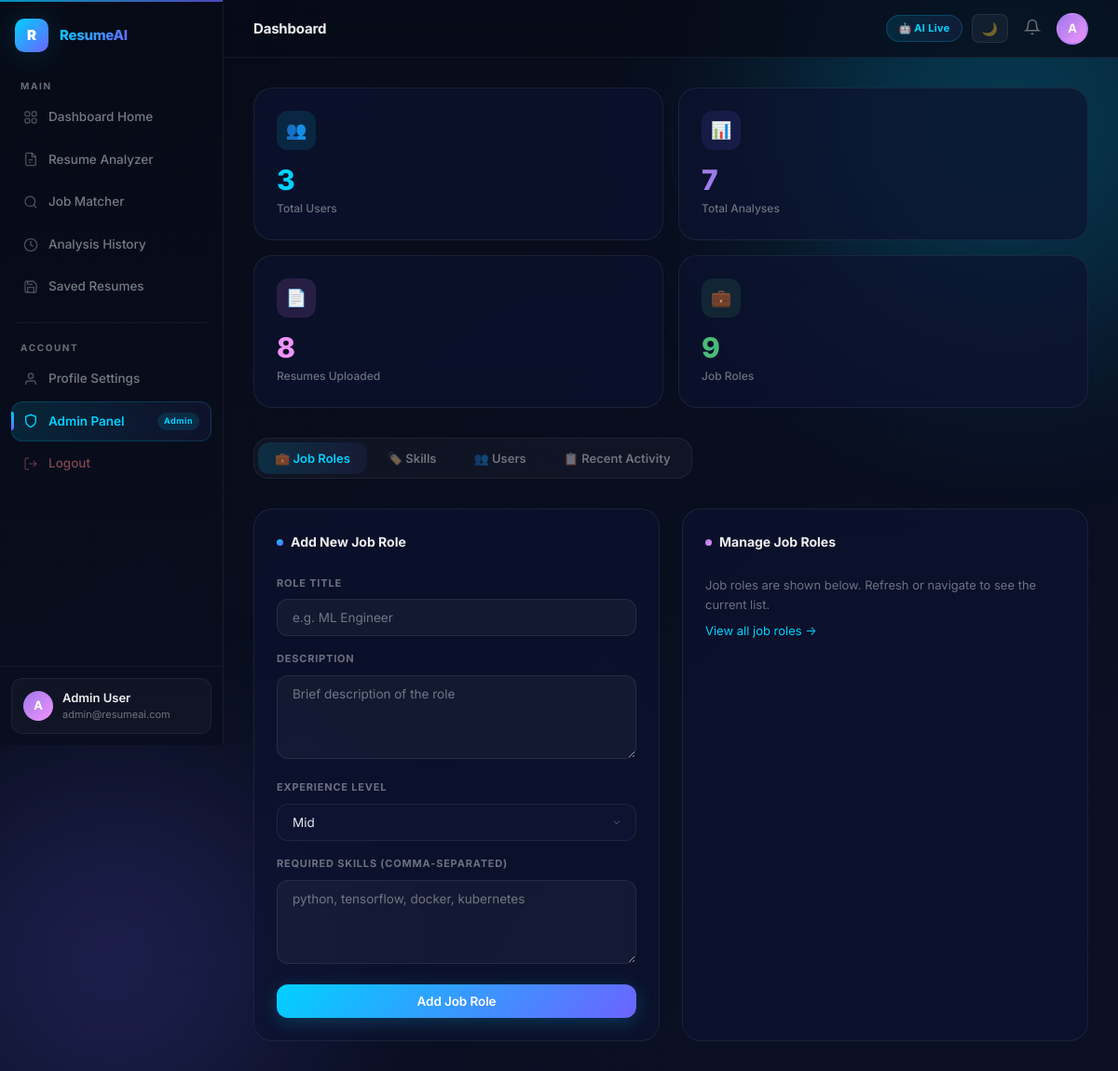
Page /admin/ (signed in) on the committed database.
### models/user_model.py (models this page shows, shortened)
class User(UserMixin, db.Model):
    __tablename__ = "users"
    id         = db.Column(db.Integer, primary_key=True)
    name       = db.Column(db.String(120), nullable=False)
    email      = db.Column(db.String(200), unique=True, nullable=False, index=True)
    password_hash = db.Column(db.String(256), nullable=False)
    is_admin   = db.Column(db.Boolean, default=False, nullable=False)
    created_at = db.Column(db.DateTime, default=datetime.utcnow)
    updated_at = db.Column(db.DateTime, default=datetime.utcnow, onupdate=datetime.utcnow)
    resumes  = db.relationship("Resume",         backref="owner",  lazy="dynamic", cascade="all, delete-orphan")
    analyses = db.relationship("AnalysisResult", backref="author", lazy="dynamic", cascade="all, delete-orphan")

### routes/admin_routes.py (the view)
@admin_bp.route("/")
@admin_required
def panel():
    stats = {
        "total_users":    User.query.count(),
        "total_analyses": AnalysisResult.query.count(),
        "total_resumes":  Resume.query.count(),
        "total_roles":    JobRole.query.count(),
        "total_skills":   Skill.query.count(),
    }
    recent_users = User.query.order_by(User.created_at.desc()).limit(5).all()
    recent_analyses = (
        AnalysisResult.query
        .order_by(AnalysisResult.created_at.desc())
        .limit(10)
        .all()
    )
    return render_template(
        "admin/admin_panel.html",
        stats=stats,
        recent_users=recent_users,
        recent_analyses=recent_analyses,
    )

### app.py (called while the page is built)
def _init_extensions(app: Flask) -> None:
    db.init_app(app)
    login_manager = LoginManager()
    login_manager.init_app(app)
    login_manager.login_view             = "auth.login"
    login_manager.login_message          = "Please log in to access this page."
    login_manager.login_message_category = "info"
    @login_manager.user_loader
    def load_user(user_id: str):
        try:
            return User.query.get(int(user_id))
        except Exception:
            return None
    @login_manager.unauthorized_handler
    def unauthorized():
        """
        Fires when @login_required blocks an unauthenticated request.
        Saves the original destination in `next` so the user is redirected
        there after successful login.
        """
        flash("Please log in to access that page.", "info")
        return redirect(url_for("auth.login", next=request.path))

### routes/admin_routes.py (called while the page is built)
def admin_required(f):
    @wraps(f)
    @login_required
    def decorated(*args, **kwargs):
        if not current_user.is_admin:
            abort(403)
        return f(*args, **kwargs)
    return decorated

### templates/admin/admin_panel.html (shortened to what this page needs)
{% extends "layout/base.html" %}
{% block content %}
{% if stats %}
<div class="stats-grid mb-4">
  <div class="stat-card">
    <div class="stat-icon blue-bg">👥</div>
    <div class="stat-value text-blue">{{ stats.total_users }}</div>
    <div class="stat-label">Total Users</div>
  </div>
  <div class="stat-card">
    <div class="stat-icon purple-bg">📊</div>
    <div class="stat-value text-purple">{{ stats.total_analyses }}</div>
    <div class="stat-label">Total Analyses</div>
  </div>
  <div class="stat-card">
    <div class="stat-icon pink-bg">📄</div>
    <div class="stat-value text-pink">{{ stats.total_resumes }}</div>
    <div class="stat-label">Resumes Uploaded</div>
  </div>
  <div class="stat-card">
    <div class="stat-icon green-bg">💼</div>
    <div class="stat-value text-green">{{ stats.total_roles }}</div>
    <div class="stat-label">Job Roles</div>
  </div>
</div>
{% endif %}
<div class="admin-tabs mb-4">
  <button class="admin-tab {% if not view or view == 'roles' %}active{% endif %}"
          onclick="showTab('roles')">💼 Job Roles</button>
  <button class="admin-tab {% if view == 'skills' %}active{% endif %}"
          onclick="showTab('skills')">🏷️ Skills</button>
  <button class="admin-tab {% if view == 'users' %}active{% endif %}"
          onclick="showTab('users')">👥 Users</button>
  <button class="admin-tab {% if view == 'recent' %}active{% endif %}"
          onclick="showTab('recent')">📋 Recent Activity</button>
</div>
<div id="tab-roles" class="admin-tab-content {% if not view or view == 'roles' %}active{% endif %}">
  <div class="admin-split">
    <div class="card">
      <div class="card-title mb-3"><span class="dot"></span>Add New Job Role</div>
      <form method="POST" action="{{ url_for('admin.add_role') }}">
        <div class="form-group">
          <label class="form-label">Role Title</label>
          <input class="form-input" type="text" name="title"
                 placeholder="e.g. ML Engineer" required />
        </div>
        <div class="form-group">
          <label class="form-label">Description</label>
          <textarea class="form-input" name="description" rows="2"
                    placeholder="Brief description of the role"></textarea>
        </div>
        <div class="form-group">
          <label class="form-label">Experience Level</label>
          <select class="form-select" name="experience_level">
            <option value="mid" selected>Mid</option>
          </select>
        </div>
        <div class="form-group">
          <label class="form-label">Required Skills (comma-separated)</label>
          <textarea class="form-input" name="skills" rows="3"
                    placeholder="python, tensorflow, docker, kubernetes"></textarea>
        </div>
        <button type="submit" class="btn btn-primary btn-block">Add Job Role</button>
      </form>
    </div>
    <div class="card">
      <div class="card-title mb-3"><span class="dot dot-purple"></span>Manage Job Roles</div>
      {% if roles is defined and roles %}
        {% set role_list = roles %}
      {% else %}
        {% set role_list = [] %}
      {% endif %}
      <div id="rolesList">
        <p class="text-muted" style="font-size:13px">
          Job roles are shown below. Refresh or navigate to see the current list.
        </p>
      </div>
      {% if recent_analyses is defined %}
        {% set all_roles_displayed = namespace(done=false) %}
      {% endif %}
      {% if roles is defined %}
      <div class="table-wrap" style="margin-top:12px">
        <table class="data-table">
          <thead>
            <tr><th>Title</th><th>Level</th><th>Skills</th><th>Actions</th></tr>
          </thead>
          <tbody>
            {% for role in roles %}
            <tr id="role-row-{{ role.id }}">
              <td class="fw-500">{{ role.title }}</td>
              <td><span class="badge badge-info">{{ role.experience_level }}</span></td>
              <td class="text-muted">{{ role.required_skills | length }} skills</td>
              <td>
                <div style="display:flex;gap:6px">
                  <a href="{{ url_for('admin.edit_role', role_id=role.id) }}"
                     class="btn btn-sm btn-ghost">Edit</a>
                  <form method="POST"
                        action="{{ url_for('admin.delete_role', role_id=role.id) }}"
                        onsubmit="return confirm('Delete this role?')" style="display:inline">
                    <button type="submit" class="btn btn-sm btn-danger">Delete</button>
                  </form>
                </div>
              </td>
            </tr>
            {% endfor %}
          </tbody>
        </table>
      </div>
      {% else %}
      <p style="font-size:13px;margin-top:8px">
        <a href="{{ url_for('admin.roles') }}" class="link-blue">View all job roles →</a>
      </p>
      {% endif %}
    </div>
  </div>
</div>
{% endblock %}

### templates/layout/sidebar.html
<aside class="sidebar" id="sidebar">
  <div class="sidebar-logo">
    <div class="logo-icon">R</div>
    <span class="logo-text">ResumeAI</span>
  </div>
  <nav class="sidebar-nav">
    <div class="nav-group">
      <div class="nav-group-label">Main</div>
      <a href="{{ url_for('dashboard.home') }}"
         class="nav-item {% if request.endpoint == 'dashboard.home' %}active{% endif %}">
        <svg class="nav-icon" viewBox="0 0 24 24" fill="none" stroke="currentColor" stroke-width="2">
          <rect x="3" y="3" width="7" height="7" rx="1.5"/><rect x="14" y="3" width="7" height="7" rx="1.5"/>
          <rect x="3" y="14" width="7" height="7" rx="1.5"/><rect x="14" y="14" width="7" height="7" rx="1.5"/>
        </svg>
        Dashboard Home
      </a>
      <a href="{{ url_for('analysis.analyzer_page') }}"
         class="nav-item {% if request.endpoint in ['analysis.analyzer_page','analysis.result'] %}active{% endif %}">
        <svg class="nav-icon" viewBox="0 0 24 24" fill="none" stroke="currentColor" stroke-width="2">
          <path d="M14 2H6a2 2 0 00-2 2v16a2 2 0 002 2h12a2 2 0 002-2V8z"/>
          <polyline points="14 2 14 8 20 8"/><line x1="9" y1="13" x2="15" y2="13"/><line x1="9" y1="17" x2="12" y2="17"/>
        </svg>
        Resume Analyzer
      </a>
      <a href="{{ url_for('analysis.job_matcher') }}"
         class="nav-item {% if request.endpoint == 'analysis.job_matcher' %}active{% endif %}">
        <svg class="nav-icon" viewBox="0 0 24 24" fill="none" stroke="currentColor" stroke-width="2">
          <circle cx="11" cy="11" r="8"/><line x1="21" y1="21" x2="16.65" y2="16.65"/>
        </svg>
        Job Matcher
      </a>
      <a href="{{ url_for('history.index') }}"
         class="nav-item {% if request.endpoint == 'history.index' %}active{% endif %}">
        <svg class="nav-icon" viewBox="0 0 24 24" fill="none" stroke="currentColor" stroke-width="2">
          <circle cx="12" cy="12" r="10"/><polyline points="12 6 12 12 16 14"/>
        </svg>
        Analysis History
      </a>
      <a href="{{ url_for('resume.saved') }}"
         class="nav-item {% if request.endpoint == 'resume.saved' %}active{% endif %}">
        <svg class="nav-icon" viewBox="0 0 24 24" fill="none" stroke="currentColor" stroke-width="2">
          <path d="M19 21H5a2 2 0 01-2-2V5a2 2 0 012-2h11l5 5v11a2 2 0 01-2 2z"/>
          <polyline points="17 21 17 13 7 13 7 21"/><polyline points="7 3 7 8 15 8"/>
        </svg>
        Saved Resumes
      </a>
    </div>
    <div class="nav-divider"></div>
    <div class="nav-group">
      <div class="nav-group-label">Account</div>
      <a href="{{ url_for('dashboard.profile') }}"
         class="nav-item {% if request.endpoint == 'dashboard.profile' %}active{% endif %}">
        <svg class="nav-icon" viewBox="0 0 24 24" fill="none" stroke="currentColor" stroke-width="2">
          <path d="M20 21v-2a4 4 0 00-4-4H8a4 4 0 00-4 4v2"/><circle cx="12" cy="7" r="4"/>
        </svg>
        Profile Settings
      </a>
      {% if current_user.is_admin %}
      <a href="{{ url_for('admin.panel') }}"
         class="nav-item {% if request.blueprint == 'admin' %}active{% endif %}">
        <svg class="nav-icon" viewBox="0 0 24 24" fill="none" stroke="currentColor" stroke-width="2">
          <path d="M12 22s8-4 8-10V5l-8-3-8 3v7c0 6 8 10 8 10z"/>
        </svg>
        Admin Panel
        <span class="nav-badge">Admin</span>
      </a>
      {% endif %}
      <a href="#" class="nav-item nav-item-danger" id="logoutBtn">
        <svg class="nav-icon" viewBox="0 0 24 24" fill="none" stroke="currentColor" stroke-width="2">
          <path d="M9 21H5a2 2 0 01-2-2V5a2 2 0 012-2h4"/>
          <polyline points="16 17 21 12 16 7"/><line x1="21" y1="12" x2="9" y2="12"/>
        </svg>
        Logout
      </a>
    </div>
  </nav>
  <div class="sidebar-footer">
    <div class="sidebar-user">
      <div class="user-avatar">{{ current_user.name[0].upper() }}</div>
      <div class="user-info">
        <div class="user-name">{{ current_user.name }}</div>
        <div class="user-email">{{ current_user.email }}</div>
      </div>
    </div>
  </div>
</aside>

### templates/layout/navbar.html (shortened to what this page needs)
<header class="topbar">
  <div class="topbar-title">{% block page_title %}Dashboard{% endblock %}</div>
  <div class="topbar-right">
    <span class="ai-badge pulse">🤖 AI Live</span>
    <button class="theme-toggle" id="themeToggle" aria-label="Toggle theme" title="Toggle theme">
      <span id="themeIcon">🌙</span>
    </button>
    <button class="icon-btn" aria-label="Notifications">
      <svg width="18" height="18" viewBox="0 0 24 24" fill="none" stroke="currentColor" stroke-width="2">
        <path d="M18 8A6 6 0 006 8c0 7-3 9-3 9h18s-3-2-3-9"/><path d="M13.73 21a2 2 0 01-3.46 0"/>
      </svg>
    </button>
    <div class="avatar-wrap">
      <div class="topbar-avatar" id="avatarBtn">
        {{ current_user.name[0].upper() }}
      </div>
    </div>
  </div>
</header>

### rows in the picture
User: name "A", name "Admin User", email "admin@resumeai.com"

### other values in the picture
{{ stats.total_users }} "3"
{{ stats.total_analyses }} "7"
{{ stats.total_resumes }} "8"
{{ stats.total_roles }} "9"
